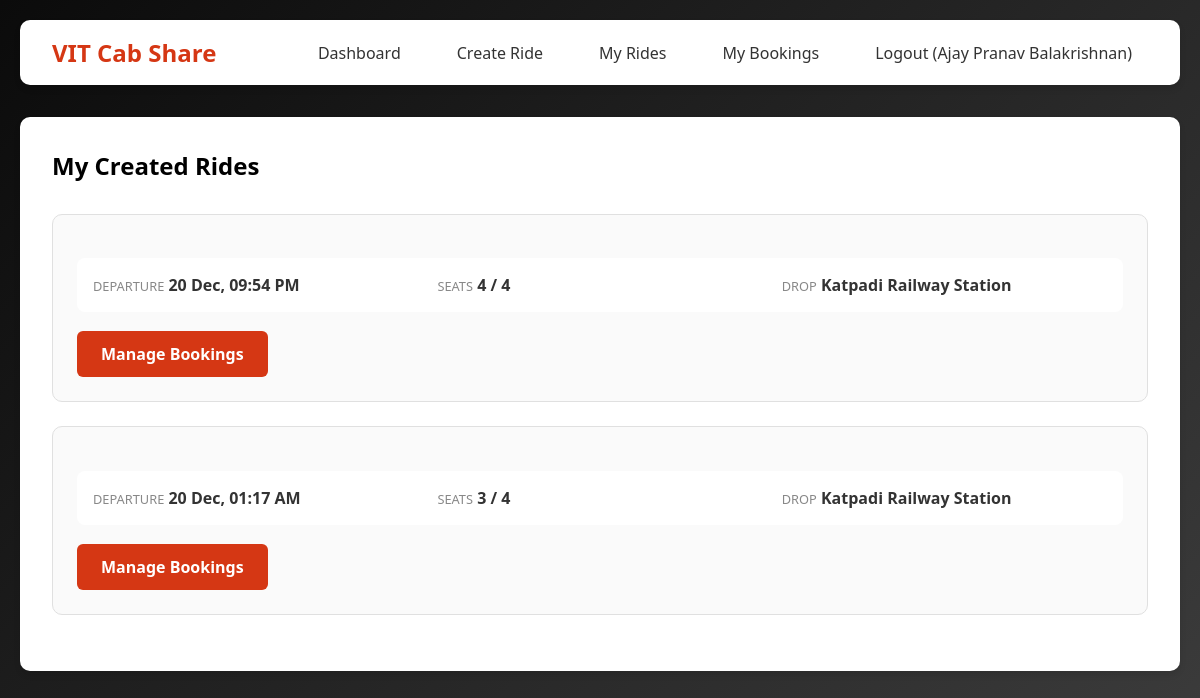
Before: /my_rides (signed in) with the older database file.
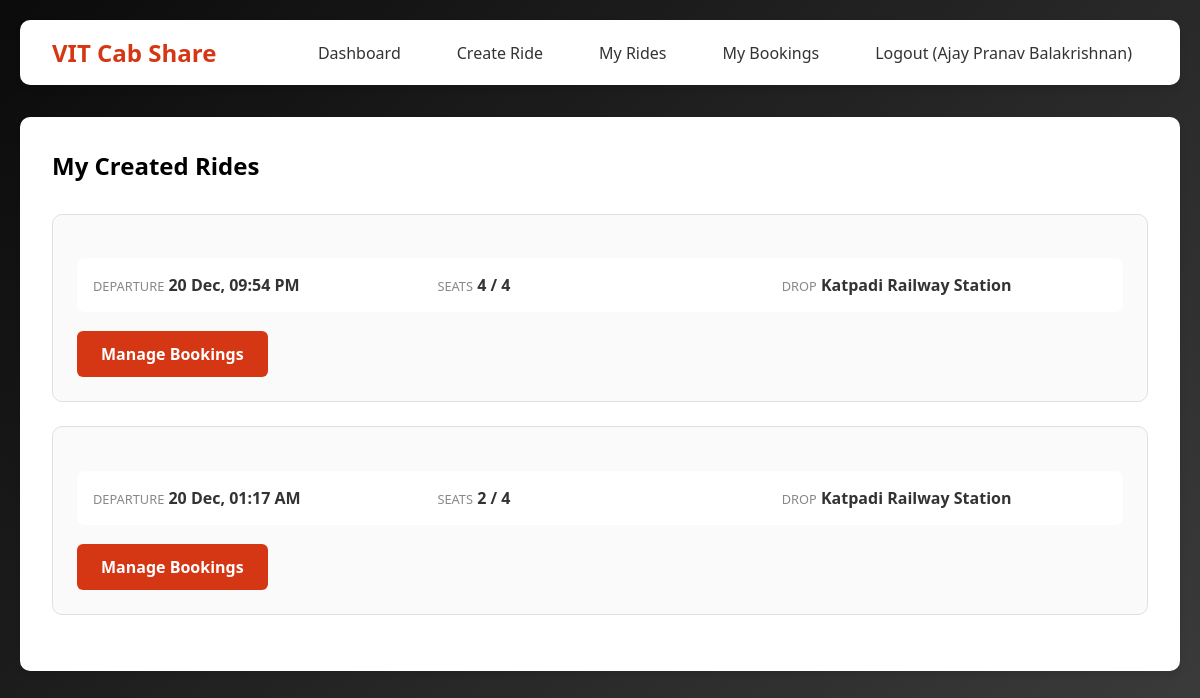
After: the same page with the newer database file.
### app.py (models this page shows)
class Ride(db.Model):
    id = db.Column(db.Integer, primary_key=True)
    user_id = db.Column(db.Integer, db.ForeignKey('user.id'), nullable=False)
    departure_time = db.Column(db.DateTime, nullable=False)
    total_seats = db.Column(db.Integer, nullable=False)
    available_seats = db.Column(db.Integer, nullable=False)
    cost_per_person = db.Column(db.Integer, nullable=False)
    meeting_point = db.Column(db.String(200), nullable=False)
    drop_point = db.Column(db.String(200), nullable=False, default='Katpadi Railway Station')
    notes = db.Column(db.Text)
    created_at = db.Column(db.DateTime, default=datetime.utcnow)
    bookings = db.relationship('Booking', backref='ride', lazy=True)

### app.py (the view)
@app.route('/my_rides')
def my_rides():
    if 'user_id' not in session:
        return redirect(url_for('login'))
    rides = Ride.query.filter_by(user_id=session['user_id']).order_by(Ride.departure_time.desc()).all()
    return render_template('my_rides.html', rides=rides)

### templates/my_rides.html (shortened to what this page needs)
{% extends "base.html" %}
{% block content %}
<h2 style="margin-bottom: 2rem;">My Created Rides</h2>
{% if rides %}
    {% for ride in rides %}
    <div class="ride-card">
        <div class="ride-info">
            <div class="info-item">
                <span class="info-label">Departure</span>
                <span class="info-value">{{ ride.departure_time.strftime('%d %b, %I:%M %p') }}</span>
            </div>
            <div class="info-item">
                <span class="info-label">Seats</span>
                <span class="info-value">{{ ride.available_seats }} / {{ ride.total_seats }}</span>
            </div>
            <div class="info-item">
                <span class="info-label">Drop</span>
                <span class="info-value">{{ ride.drop_point }}</span>
            </div>
        </div>
        <a href="{{ url_for('ride_details', ride_id=ride.id) }}" class="btn">Manage Bookings</a>
    </div>
    {% endfor %}
{% else %}
    <p>You haven't created any rides.</p>
{% endif %}
{% endblock %}

Changed rows visible on the page:
changed Ride "20 Dec, 01:17 AM": available_seats "3" → "2"
